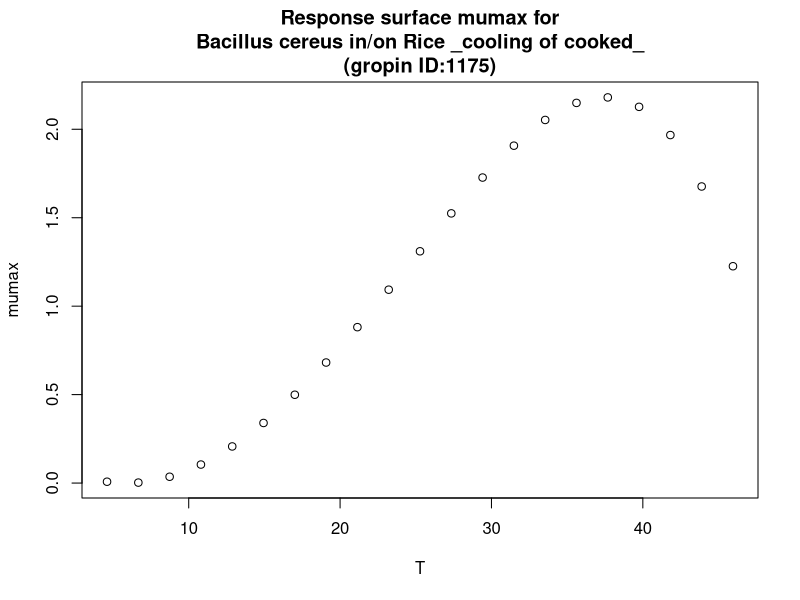

Write R code to recreate this figure.
#############################
# start of Parameter script
#############################
T <- seq(4.6046,45.954045954046,length.out=21)
#############################
# end of Parameter script
#############################
############################# 
# start of Model script Gropin ID 1175 
#############################
 
# constant coefficients for this model
 
variables <- data.frame(T)
argumentsPar <- expand.grid(variables)
 
# heart of the model
response_surface <- function(T) {
   mumax <-0.0053*((T-5.90)^2)*(1-exp(0.0444*(T-49.46)))

return(mumax=mumax)
} 

# output parameters
responseSurface <- cbind(argumentsPar,response_surface(argumentsPar['T']))
colnames(responseSurface) <- c(colnames(argumentsPar),'mumax')
#############################
# End of Model script
#############################
############################# 
# start of Visualisation script Gropin ID 1175 
#############################
plot(T,responseSurface$'mumax',xlab='T',
                          ylab='mumax',main='Response surface mumax for
Bacillus cereus in/on Rice _cooling of cooked_
(gropin ID:1175)')
#############################
# End of Visualisation script
#############################
